Frame 1 (no input): blank canvas, image omitted
Frame 60 (the mouse pressed at the canvas centre just before this capture): blank canvas, image omitted
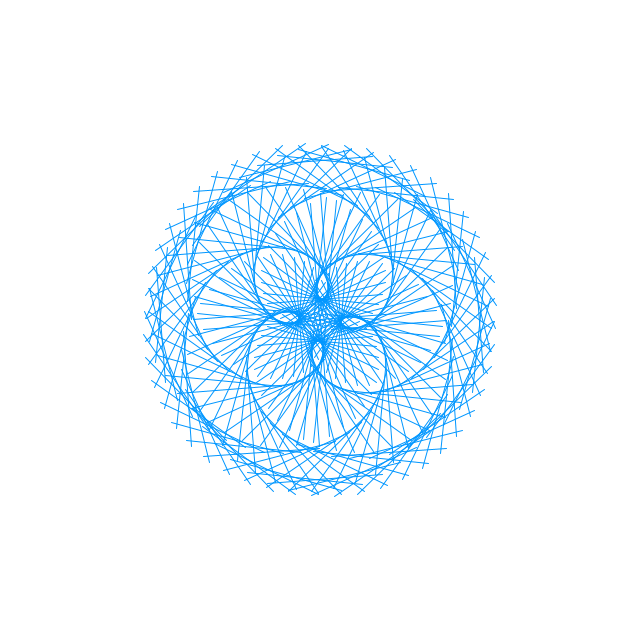
Frame 120 (the mouse held since frame 60 and released just before this capture)

The Processing sketch whose frames 1 and 60 were blank and that drew this single picture after the mouse press (run headless with seeded random() and noise(); from frame 60 on, the mouse is pressed at the canvas centre):

// Processing sketch: processing_157797
// ── processing_157797.pde

float num;
int backgroundColor = 0;
boolean doOnce = true;

void setup() {
  size(640, 640);
  stroke(0, 150, 255);
}

void draw() {
  background(backgroundColor);
  
  float maxX = (float)180/width*mouseX;
  float maxY = (float)180/height*mouseX;
  float len  = (float)mouseY/4;

  translate(width/2, height/2);
  for (int i = 0; i < 360; i+=5) {
    float x = sin(radians(i)) * maxX;
    float y = cos(radians(i)) * maxY;

    float x2 = sin(radians(i+len)) * maxX;
    float y2 = cos(radians(i+len)) * maxY;

    pushMatrix();
    translate(x, y);
    rotate(radians(-i+num));
    line(x, y, x2, y2);
    line(-x, -y, -x2, -y2);
    line(-y, x, -y2, x2);
    line(y, -x, y2, -x2);
    popMatrix();
  }
  num += 0.3;
}

void mousePressed() {
  if (doOnce && backgroundColor == 255) {
    backgroundColor = 0;
    doOnce = false;
  }
  if (doOnce && backgroundColor == 0) {
    backgroundColor = 255;
    doOnce = false;
  }
}

void mouseReleased() {
  doOnce = true;
}
